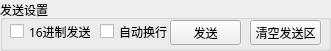
   <widget class="QGroupBox" name="groupBox_6">
    <property name="geometry">
     <rect>
      <x>360</x>
      <y>300</y>
      <width>331</width>
      <height>51</height>
     </rect>
    </property>
    <property name="title">
     <string>发送设置</string>
    </property>
    <widget class="QCheckBox" name="sendFormatChk">
     <property name="geometry">
      <rect>
       <x>10</x>
       <y>20</y>
       <width>93</width>
       <height>23</height>
      </rect>
     </property>
     <property name="sizePolicy">
      <sizepolicy hsizetype="Fixed" vsizetype="Fixed">
       <horstretch>0</horstretch>
       <verstretch>0</verstretch>
      </sizepolicy>
     </property>
     <property name="minimumSize">
      <size>
       <width>93</width>
       <height>23</height>
      </size>
     </property>
     <property name="maximumSize">
      <size>
       <width>93</width>
       <height>23</height>
      </size>
     </property>
     <property name="font">
      <font>
       <family>微软雅黑</family>
       <pointsize>9</pointsize>
      </font>
     </property>
     <property name="text">
      <string>16进制发送</string>
     </property>
    </widget>
    <widget class="QPushButton" name="clearSendBtn">
     <property name="geometry">
      <rect>
       <x>250</x>
       <y>20</y>
       <width>71</width>
       <height>25</height>
      </rect>
     </property>
     <property name="minimumSize">
      <size>
       <width>0</width>
       <height>25</height>
      </size>
     </property>
     <property name="maximumSize">
      <size>
       <width>16777215</width>
       <height>25</height>
      </size>
     </property>
     <property name="font">
      <font>
       <family>微软雅黑</family>
       <pointsize>9</pointsize>
      </font>
     </property>
     <property name="text">
      <string>清空发送区</string>
     </property>
    </widget>
    <widget class="QPushButton" name="sendBtn">
     <property name="geometry">
      <rect>
       <x>170</x>
       <y>20</y>
       <width>71</width>
       <height>25</height>
      </rect>
     </property>
     <property name="minimumSize">
      <size>
       <width>0</width>
       <height>25</height>
      </size>
     </property>
     <property name="maximumSize">
      <size>
       <width>16777215</width>
       <height>25</height>
      </size>
     </property>
     <property name="font">
      <font>
       <family>微软雅黑</family>
       <pointsize>9</pointsize>
      </font>
     </property>
     <property name="text">
      <string>发送</string>
     </property>
    </widget>
    <widget class="QCheckBox" name="newLineChk">
     <property name="geometry">
      <rect>
       <x>100</x>
       <y>20</y>
       <width>75</width>
       <height>23</height>
      </rect>
     </property>
     <property name="sizePolicy">
      <sizepolicy hsizetype="Fixed" vsizetype="Fixed">
       <horstretch>0</horstretch>
       <verstretch>0</verstretch>
      </sizepolicy>
     </property>
     <property name="minimumSize">
      <size>
       <width>75</width>
       <height>23</height>
      </size>
     </property>
     <property name="maximumSize">
      <size>
       <width>75</width>
       <height>23</height>
      </size>
     </property>
     <property name="font">
      <font>
       <family>微软雅黑</family>
       <pointsize>9</pointsize>
      </font>
     </property>
     <property name="text">
      <string>自动换行</string>
     </property>
    </widget>
   </widget>
